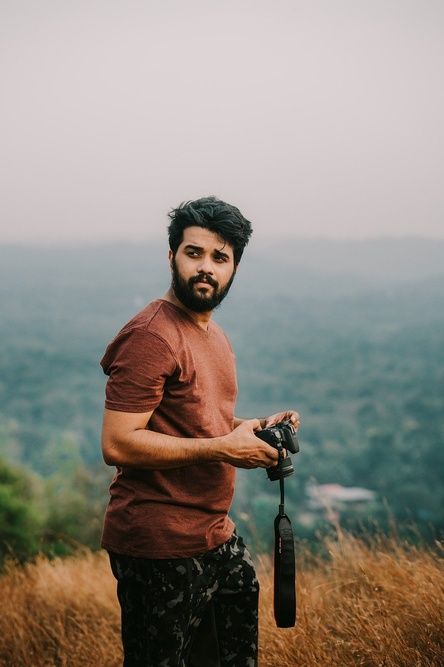
#> input picture fig/person-sample.jpg, 444 x 667 px, shrunk from 853 x 1280 before the run, found by its file name
$ jupyter execute --allow-errors lec13.ipynb
#> lines starting #> are read from the running program, lines starting #| are printed output that depends on the picture
### OpenCVによる物体検出
- 物体検出を行う場合，学習データ（大量の検出したい物体が映っている画像と検出したい物体が映っていない画像）を用意し，検出したい物体の特徴をコンピュータで学習させる
- 学習用データから得られた特徴をまとめたデータ「カスケード分類器」を作成する

- OpenCVには学習済みカスケード分類器（https://github.com/opencv/opencv/tree/master/data/haarcascades ）が用意されているため，本演習ではこれを使用する
    - カスケード分類器を自作することで，任意の物体を検出するプログラムを作成できる

- 学習済み分類器の一例

| ファイル名 | 対象物体 |
| ---- |------|
| haarcascade_frontalface_default.xml | 正面顔  |
| haarcascade_fullbody.xml | 全身   |
| haarcascade_eye.xml | 目    |
| haarcascade_frontalcatface.xml | 正面猫顔 |
| haarcascade_upperbody.xml | 上半身 |

- 講義で扱うファイルをiTossにuploadしております

適用画像（person-sample.jpg）

- 適用画像（person-sample2.jpg）

### 学習済みカスケード分類器の使い方
- 学習済みカスケード分類器を使うためには，```cv2.CascadeClassifier()```を使用する
```
カスケード分類器変数 = cv2.CascadeClassifier('分類器のファイル名')
```
- 分類器にデータを入力する場合，```detectMultiScale()```を使用する
```
分類結果 = カスケード分類器変数.detectMultiScale(データ変数)
```

[cell 1]
import cv2
import matplotlib.pyplot as plt

# カスケード型分類器の読み込み
cascade = cv2.CascadeClassifier("haarcascade_frontalface_default.xml")

# データ読み込み
image = cv2.imread("person-sample.jpg")
#> image is the input picture: shape (667, 444, 3); mean B, G, R 127.3, 135.7, 142.7
image = cv2.cvtColor(image, cv2.COLOR_BGR2RGB)

# 読み込んだデータを分類器に適用
result = cascade.detectMultiScale(image)
#> result = [[166, 226, 77, 77]]

### 分類結果の扱い方
- ```print(len(分類結果変数))```とすることで，検知数を取得できる
- ```print(分類結果変数)```とすることで，検知した結果を取得できる
    - 1つ目の結果にアクセスする場合は```print(分類結果変数[0])```とする
    - 2つ目の結果にアクセスする場合は```print(分類結果変数[1])```とする
    - n番目の結果にアクセスする場合は```print(分類結果変数[n-1])```とする
- **コンピュータでは0番から数えるため注意が必要**

[cell 2]
print(len(result))
#| 1
print(result)
#| [[166 226  77  77]]
print(result[0])
#| [166 226  77  77]

- n番目の結果にアクセスした時（```print(分類結果変数[n-1])```）に得られた結果である```[整数A, 整数B, 整数C, 整数D]```は検知した長方形領域（バウンディングボック）のパラメータを示す
    - 整数Aが長方形領域の左上のX座標，アクセス方法: ```分類結果変数[n-1][0]```
    - 整数Bが長方形領域の左上のY座標，アクセス方法: ```分類結果変数[n-1][1]```
    - 整数Cが長方形領域の幅，アクセス方法: ```分類結果変数[n-1][2]```
    - 整数Dが長方形領域の高さ，アクセス方法: ```分類結果変数[n-1][3]```
- 検知した長方形領域を```cv2.rectangle()```を使用して取り囲んで表示する

[cell 3]
x = result[0][0]
#> x = 166
y = result[0][1]
#> y = 226
w = result[0][2]
#> w = 77
h = result[0][3]
#> h = 77
cv2.rectangle(image, (x, y, w, h), (255, 0, 0), 10)
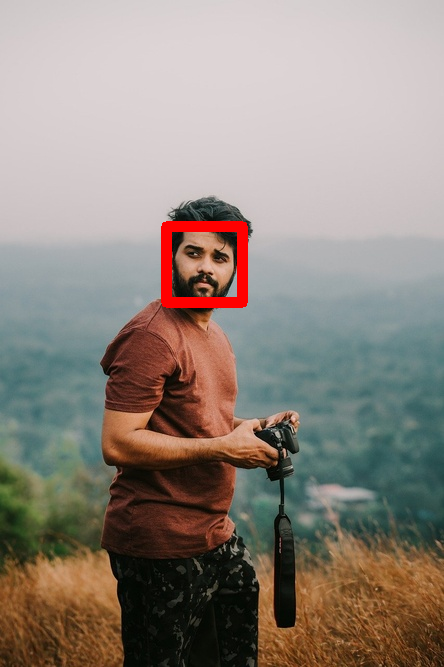
#> image: shape (667, 444, 3); mean R, G, B 144.5, 134.6, 126.2
plt.imshow(image)
plt.show()

[cell 4]
# まとめると
import cv2
import matplotlib.pyplot as plt

# カスケード型分類器の読み込み
cascade = cv2.CascadeClassifier("haarcascade_frontalface_default.xml")

# データ読み込み
image = cv2.imread("person-sample.jpg")
image = cv2.cvtColor(image, cv2.COLOR_BGR2RGB)

# 読み込んだデータを分類器に適用
result = cascade.detectMultiScale(image)

x = result[0][0]
y = result[0][1]
w = result[0][2]
h = result[0][3]
cv2.rectangle(image, (x, y, w, h), (255, 0, 0), 10)
plt.imshow(image)
plt.show()

[cell 5]
# 複数人
import cv2
import matplotlib.pyplot as plt

# カスケード型分類器の読み込み
cascade = cv2.CascadeClassifier("haarcascade_frontalface_default.xml")

# データ読み込み
image = cv2.imread("person-sample2.jpg")
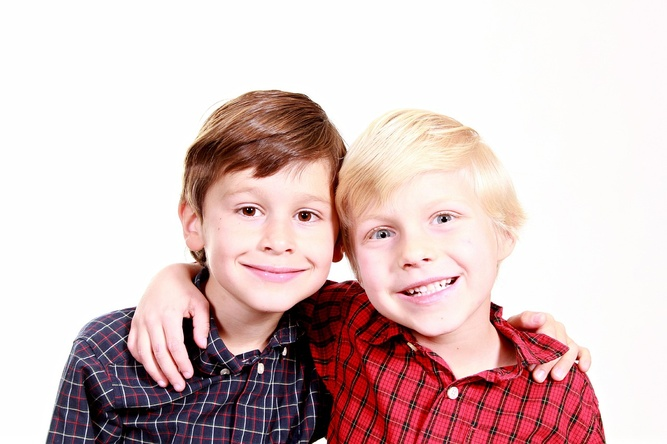
#> input picture fig/person-sample2.jpg, 667 x 444 px, shrunk from 1280 x 853 before the run, found by its file name
#> image is the input picture: shape (444, 667, 3); mean B, G, R 193.1, 193.3, 217.4
image = cv2.cvtColor(image, cv2.COLOR_BGR2RGB)

# 読み込んだデータを分類器に適用
result = cascade.detectMultiScale(image)
#> result = [[201, 157, 149, 149], [336, 166, 157, 157]]

len(result)
#> Out = 2

- 検知数が多いため，誤検知していることがわかる
- そこで結果を表示する

[cell 6]
x0 = result[0][0]
#> x0 = 201
y0 = result[0][1]
#> y0 = 157
w0 = result[0][2]
#> w0 = 149
h0 = result[0][3]
#> h0 = 149
cv2.rectangle(image, (x0, y0, w0, h0), (255, 0, 0), 10)

x1 = result[1][0]
#> x1 = 336
y1 = result[1][1]
#> y1 = 166
w1 = result[1][2]
#> w1 = 157
h1 = result[1][3]
#> h1 = 157
cv2.rectangle(image, (x1, y1, w1, h1), (0, 255, 0), 10)
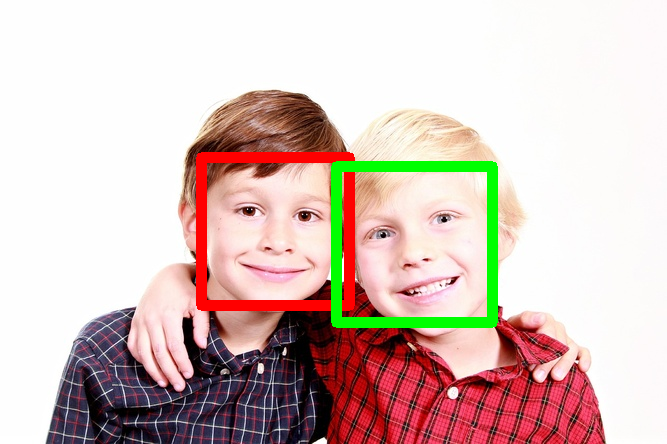
#> image: shape (444, 667, 3); mean R, G, B 215, 193.5, 188

#> (the rest of this cell did not finish here and is left out)

- 3番目の結果（青枠）が誤検知していることがわかるので，その表示を止める

[cell 7]
# まとめると
import cv2
import matplotlib.pyplot as plt

# カスケード型分類器の読み込み
cascade = cv2.CascadeClassifier("haarcascade_frontalface_default.xml")

# データ読み込み
image = cv2.imread("person-sample2.jpg")
image = cv2.cvtColor(image, cv2.COLOR_BGR2RGB)

# 読み込んだデータを分類器に適用
result = cascade.detectMultiScale(image)

# 誤検知は扱わない
x0 = result[0][0]
y0 = result[0][1]
w0 = result[0][2]
h0 = result[0][3]
cv2.rectangle(image, (x0, y0, w0, h0), (255, 0, 0), 10)

x1 = result[1][0]
y1 = result[1][1]
w1 = result[1][2]
h1 = result[1][3]
cv2.rectangle(image, (x1, y1, w1, h1), (0, 255, 0), 10)

plt.imshow(image)
plt.show()

[cell 8]
# 猫の検知
import cv2
import matplotlib.pyplot as plt

# カスケード型分類器の読み込み（読み込むファイルを変える）
cascade = cv2.CascadeClassifier("haarcascade_frontalcatface.xml")

# データ読み込み
image = cv2.imread("green_cat.jpg")
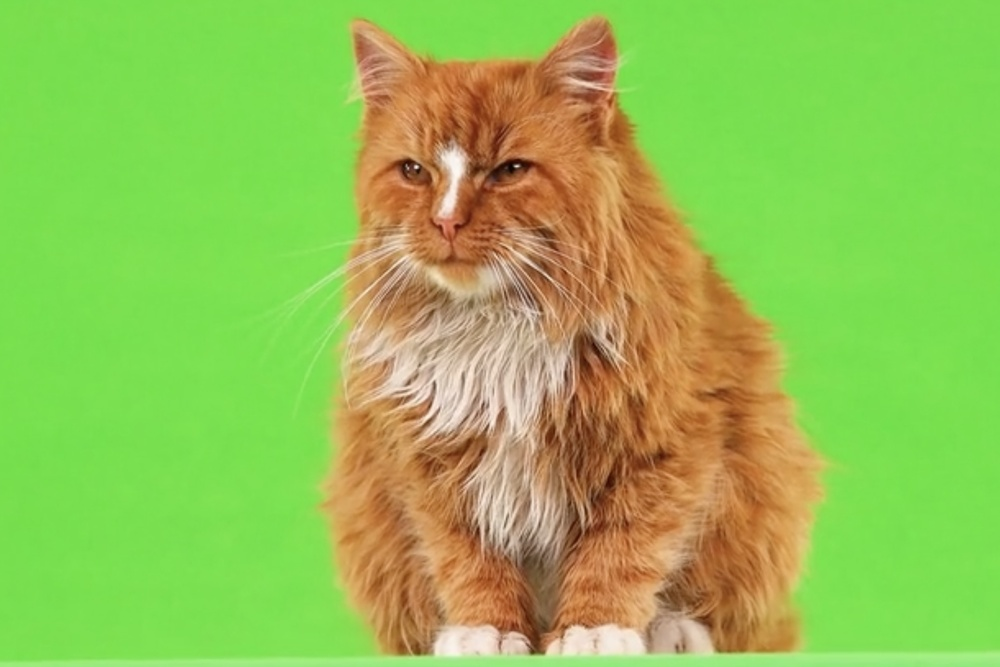
#> input picture fig/green_cat.jpg, 1000 x 667 px, shrunk from 1920 x 1280 before the run, found by its file name
#> image is the input picture: shape (667, 1000, 3); mean B, G, R 83, 191.4, 146.9
image = cv2.cvtColor(image, cv2.COLOR_BGR2RGB)

# 読み込んだデータを分類器に適用
result = cascade.detectMultiScale(image)
#> result = [[439, 561, 29, 29], [348, 82, 216, 216]]

len(result)
#> Out = 2

- 検知数が多いため，誤検知していることがわかる
- そこで結果を表示する

[cell 9]
x0 = result[0][0]
#> x0 = 439
y0 = result[0][1]
#> y0 = 561
w0 = result[0][2]
#> w0 = 29
h0 = result[0][3]
#> h0 = 29
cv2.rectangle(image, (x0, y0, w0, h0), (255, 0, 0), 10)

x1 = result[1][0]
#> x1 = 348
y1 = result[1][1]
#> y1 = 82
w1 = result[1][2]
#> w1 = 216
h1 = result[1][3]
#> h1 = 216
cv2.rectangle(image, (x1, y1, w1, h1), (0, 0, 255), 10)
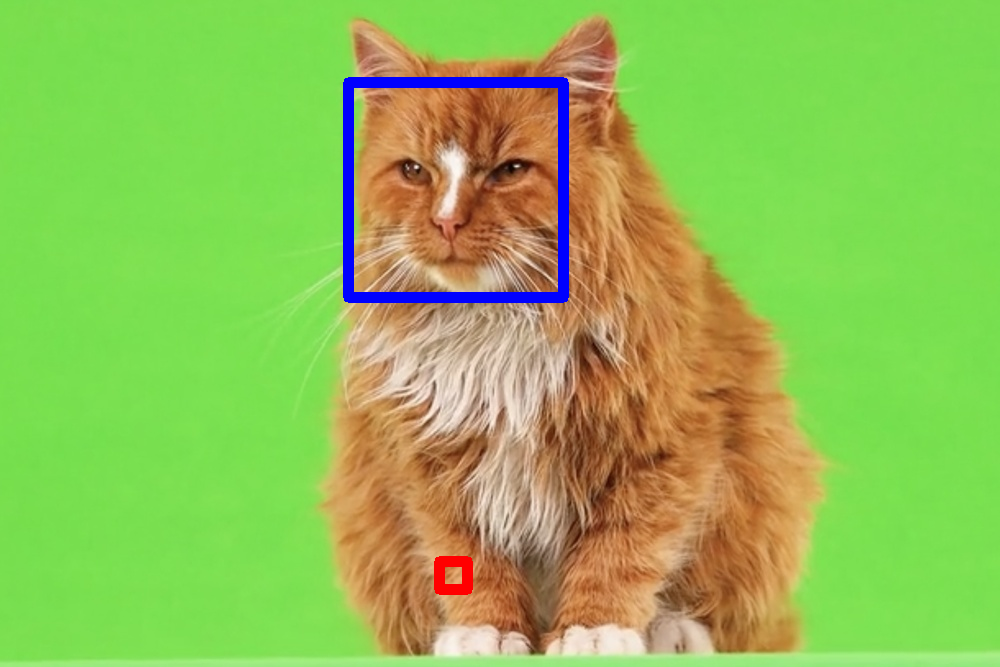
#> image: shape (667, 1000, 3); mean R, G, B 144.5, 189, 85.3

plt.imshow(image)
plt.show()
